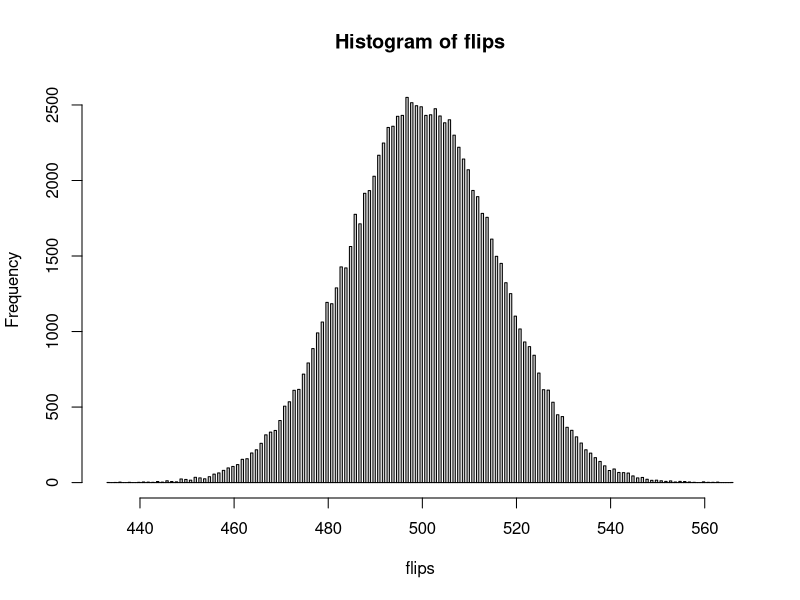
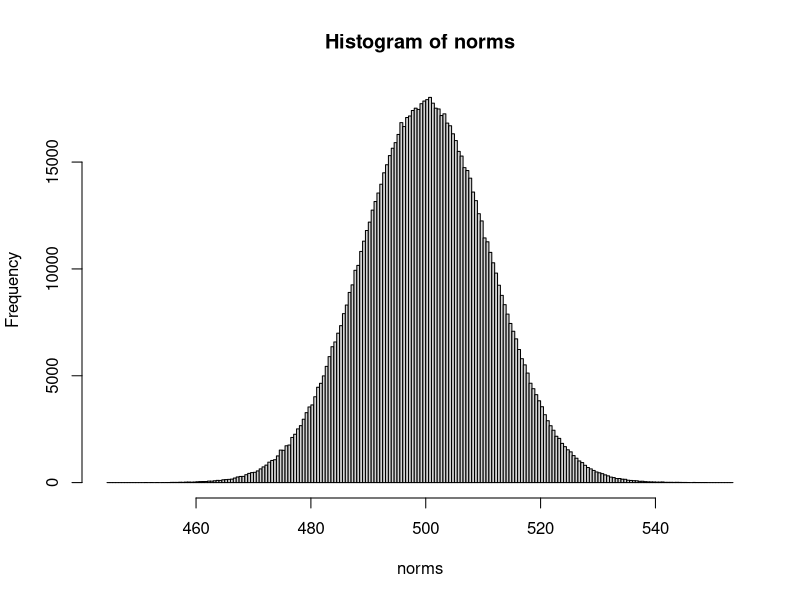

Write the R code that produced these figures, in order.
# simulations from the normal and binomial distributions
binom_sample <- rbinom(100000, 1000, .2)
normal_sample <- rnorm(100000, 200, sqrt(160))

# Use binom_sample to estimate the probability of <= 190 heads
mean(binom_sample <= 190)

# Use normal_sample to estimate the probability of <= 190 heads
mean(normal_sample <= 190)

# Calculate the probability of <= 190 heads with pbinom
pbinom(190, 1000, .2)

# Calculate the probability of <= 190 heads with pnorm
?pnorm
pnorm(190, 200, sqrt(160))

flips = rbinom(100000, 1000, .5)
hist(flips, breaks=300)
norms = rnorm(1000000, 500, sqrt(500 * .5 * .5))
hist(norms, breaks=300)
